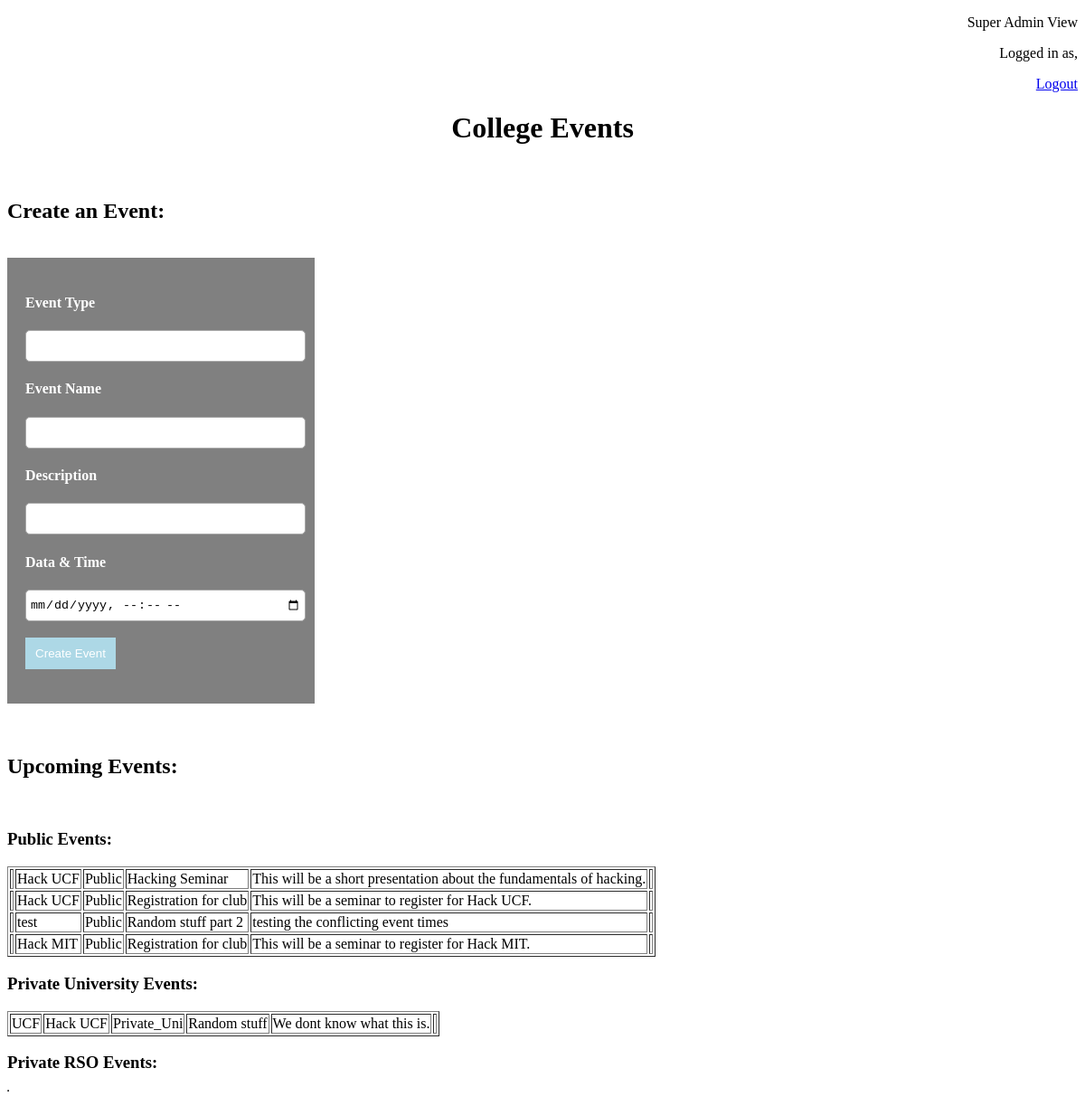
Page /super-admin-index.php (signed in) on the committed database.
### tables this page shows
CREATE TABLE `events` (
  `event_id` int(11) NOT NULL,
  `location_name` varchar(50) DEFAULT NULL,
  `event_name` varchar(50) NOT NULL,
  `date` date DEFAULT NULL,
  `start_time` time DEFAULT NULL,
  `end_time` time DEFAULT NULL,
  `event_description` text NOT NULL,
  `event_type` set('Public','Private_Uni','Private_RSO','') NOT NULL,
  `rso_name` varchar(30) NOT NULL,
  `university_name` varchar(30) NOT NULL
);

### PHP-Files/functions.php (called while the page is built, shortened)
<?php
function load_events($con)
{
	$query = "select * from events";
	$result = mysqli_query($con,$query);
	return $result;
}

### super-admin-index.php (the view, shortened to what this page needs)
<?php
	include("connection.php");
	include("functions.php");
	$user_data = check_login($con);
	$event_data = load_events($con);
?>
<!DOCTYPE html>
<html>
<head>
</head>
<body>
	<div style="text-align:right">
	<p>Super Admin View</p>
	<p>Logged in as, <?php echo $user_data['university_name']; ?></p>
	<a href="logout.php">Logout</a>
	</div>
	<h1 style="text-align:center">College Events</h1>
	<br>
	<h2>Create an Event:</h2>
	<br>
	<div id="box">
		<form method="post">
			<h4>Event Type</h4>
			<input id="text" type="text" name="event_type"><br>
			<h4>Event Name</h4>
			<input id="text" type="text" name="event_name"><br>
			<h4>Description</h4>
			<input id="text" type="text" name="event_description"><br>
			<h4>Data & Time</h4>
			<input id="text" type="datetime-local" name="start_date_time"><br><br>
			<input id="button" type="submit" value="Create Event"><br><br>
		</form>
	</div>
	<br><br>
	<h2>Upcoming Events:</h2><br>
	<h3>Public Events:</h3>
	<p><?php
	echo "<table border ='1px'>";
	while($event = mysqli_fetch_array($event_data))
	{
		if($event['event_type'] == 'Public')
		{
			echo "<tr>";
			echo "<td> {$user_data['university_name']} </td>";
			echo "<td> {$event['rso_name']} </td>";
			echo "<td> {$event['event_type']} </td>";
			echo "<td> {$event['event_name']} </td>";
			echo "<td> {$event['event_description']} </td>";
			echo "<td> {$event['start_date_time']} </td>";
			echo "</tr>";
		}
	}
	echo "</table>"; ?></p>
	<h3>Private University Events:</h3>
	<p><?php echo "<table border ='1px'>";
	$event_data = load_events($con);
	while($event = mysqli_fetch_array($event_data))
	{
		if($event['event_type'] == 'Private_Uni')
		{
			echo "<tr>";
			echo "<td> {$event['university_name']} </td>";
			echo "<td> {$event['rso_name']} </td>";
			echo "<td> {$event['event_type']} </td>";
			echo "<td> {$event['event_name']} </td>";
			echo "<td> {$event['event_description']} </td>";
			echo "<td> {$event['start_date_time']} </td>";
			echo "</tr>";
		}
	}
	echo "</table>"; ?></p>
	<h3>Private RSO Events:</h3>
	<p><?php echo "<table border ='1px'>";
	echo "</table>"; ?></p>
</body>
</html>

### super-admin-index.php (style rules this page uses)
#text { height: 25px; border-radius: 5px; padding: 4px; border: solid thin #aaa; width: 100%; }
#button { padding: 10px; width: 100px; color: white; background-color: lightblue; border: none; }
#box { background-color: grey; margin: left; width: 300px; padding: 20px; }
h4 { color: white; }
table { border-collapse: separate; border-spacing: 2px; }

### rows in the picture
events: rso_name "Hack UCF", event_type "Public", event_name "Hacking Seminar", event_description "This will be a short presentation about the fundamentals of hacking."
events: rso_name "Hack UCF", event_type "Public", event_name "Registration for club", event_description "This will be a seminar to register for Hack UCF."
events: rso_name "test", event_type "Public", event_name "Random stuff part 2", event_description "testing the conflicting event times"
events: rso_name "Hack MIT", event_type "Public", event_name "Registration for club", event_description "This will be a seminar to register for Hack MIT."
events: university_name "UCF", rso_name "Hack UCF", event_type "Private_Uni", event_name "Random stuff", event_description "We dont know what this is."
